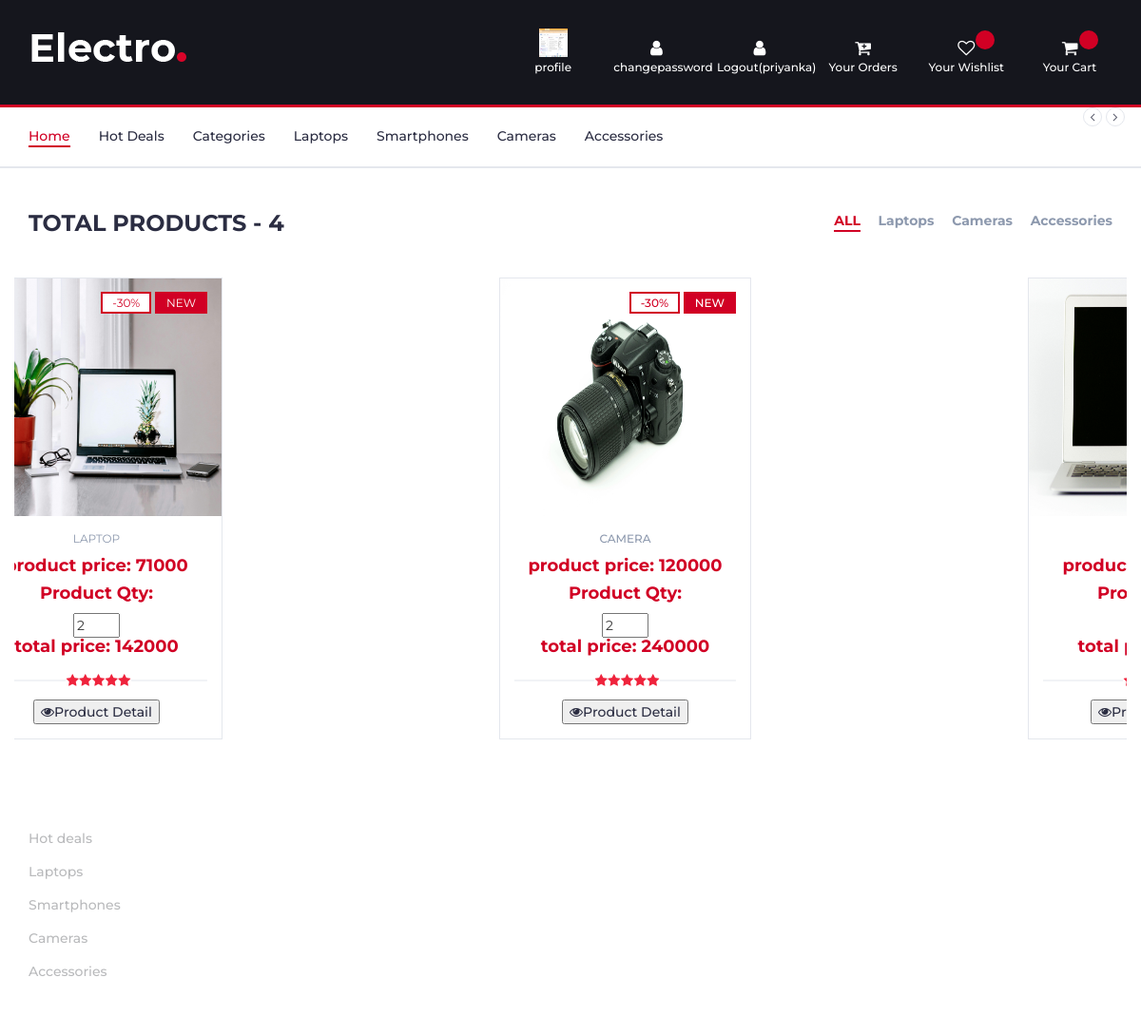
Screenshot of /myorder/ (signed in) with the database file from the repository.
### myapp/models.py (models this page shows, shortened)
class User(models.Model):
	fname=models.CharField(max_length=100)
	lname=models.CharField(max_length=100)
	email=models.EmailField(max_length=100)
	mobile=models.PositiveIntegerField(max_length=100)
	address=models.TextField(max_length=100)
	password=models.CharField(max_length=100)
	profile_pic=models.ImageField(upload_to="profile_pic/",default="")
	usertype=models.CharField(max_length=100,default="buyer")

class Cart(models.Model):
	user=models.ForeignKey(User,on_delete=models.CASCADE)
	product=models.ForeignKey(Product,on_delete=models.CASCADE)
	product_price=models.PositiveIntegerField()
	product_qty=models.PositiveIntegerField(default=1)
	total_price=models.PositiveIntegerField()
	payment_status=models.BooleanField(default=False)

class Product(models.Model):
	seller=models.ForeignKey(User,on_delete=models.CASCADE)
	choice1=(
		("Laptop","Laptop"),
		("Acsessories","Acsessories"),
		("camera","camera"),
	)
	product_category=models.CharField(max_length=100,choices=choice1)
	product_name=models.CharField(max_length=100)
	product_price=models.PositiveIntegerField()
	product_desc=models.TextField()
	product_image=models.ImageField(upload_to="product_image")

### myapp/views.py (the view)
# urls.py: path('myorder/', views.myorder, name='myorder'),
def myorder(request):
	user=User.objects.get(email=request.session['email'])
	carts=Cart.objects.filter(user=user,payment_status=True)
	return render (request,'myorder.html',{'carts':carts})

### myapp/templates/myorder.html (shortened to what this page needs)
{% extends 'header.html' %}
{% load static %}
{% block content %}
<!DOCTYPE html>
<html lang="en">
<head>
</head>
<body>
		<div class="section">
			<div class="container">
				<div class="row">
					<div class="col-md-12">
						<div class="section-title">
							{% if carts %}
							<h3 class="title">Total Products - {{carts.count}}</h3>
							{% else %}
							<h3 class="title">No orders in Cart</h3>
							{% endif %}
							<div class="section-nav">
								<ul class="section-tab-nav tab-nav">
									<li class="active"><a href="{% url 'seller-view-product'%}">ALL</a></li>
									<li><a href="{% url 'seller-view-laptop' %}">Laptops</a></li>
									<li><a href="{% url 'seller-view-camera' %}">Cameras</a></li>
									<li><a href="{% url 'seller-view-acsessories' %}">Accessories</a></li>
								</ul>
							</div>
						</div>
					</div>
					<div class="col-md-12">
						<div class="row">
							<div class="products-tabs">
								<div id="tab1" class="tab-pane active">
									<div class="products-slick" data-nav="#slick-nav-1">
										{% for i in carts %}
										<div class="product">
											<div class="product-img">
												<img src="{{i.product.product_image.url}}" alt="" width="250px" height="250px">
												<div class="product-label">
													<span class="sale">-30%</span>
													<span class="new">NEW</span>
												</div>
											</div>
											<div class="product-body">
												<p class="product-category">{{i.product.product_category}}</p>
												<h4 class="product-price"> product price: {{i.product_price}}</h4>
												<form method="post" action="{% url 'change-qty' %}">
													<h4 class="product-price">Product Qty:</h4>
													<input type="number" name="product_qty" value="{{i.product_qty}}" min="1" max="10" onchange="this.form.submit()" readonly>
												</form>
												<h4 class="product-price"> total price: {{i.total_price}}</h4>
												<div class="product-rating">
													<i class="fa fa-star"></i>
													<i class="fa fa-star"></i>
													<i class="fa fa-star"></i>
													<i class="fa fa-star"></i>
													<i class="fa fa-star"></i>
												</div>
												<div class="product-btns">
													<a href="{%url 'product-details' pk=i.product.pk %}"><button type="button" class="quick-view"><i class="fa fa-eye"></i><span class="tooltipp">Product Detail</span></button>
												</div>
											</div>
										</div>
										{% endfor%}
								</div>
							</div>
						</div>
					</div>
				</div>
	</body>
</html>
{% endblock %}

### myapp/templates/header.html (shortened to what this page needs)
{% load static %}
<!DOCTYPE html>
<html lang="en">
	<head>
		<link type="text/css" rel="stylesheet" href="{% static 'css/bootstrap.min.css' %}"/>
		<link type="text/css" rel="stylesheet" href="{% static 'css/slick.css' %}"/>
		<link type="text/css" rel="stylesheet" href="{% static 'css/slick-theme.css' %}"/>
		<link type="text/css" rel="stylesheet" href="{% static 'css/nouislider.min.css' %}"/>
		<link rel="stylesheet" href="{% static 'css/font-awesome.min.css' %}">
		<link type="text/css" rel="stylesheet" href="{% static 'css/style.css' %}"/>
    </head>
	<body>
		<header>
			<div id="header">
				<div class="container">
					<div class="row">
						<div class="col-md-3">
							<div class="header-logo">
								<a href="/" class="logo">
									<img src="{% static 'img/logo.png'%}" alt="">
								</a>
							</div>
						</div>
						<div class="col-md-9 clearfix">
							<div class="header-ctn">
								{% if request.session.email%}
								<div>
									<a href="{% url 'profile'%}">
										<i><img src="{{request.session.profile_pic}}" width="30px" height="30px"></i>
										<span>profile</span>
									</a>
								</div>
								<div>
									<a href="{% url 'change-password'%}">
										<i class="fa fa-user"></i>
										<span>changepassword</span>
									</a>
								</div>
								<div>
									<a href="{% url 'logout'%}">
										<i class="fa fa-user"></i>
										<span>Logout({{request.session.fname}})</span>
									</a>
								</div>
								{% endif %}
								<div>
									<a href="{% url 'myorder'%}">
										<i class="fa fa-cart-plus"></i>
										<span>Your Orders </span>
									</a>
								</div>
								<div>
									<a href="{% url 'wishlist'%}">
										<i class="fa fa-heart-o"></i>
										<span>Your Wishlist</span>
										<div class="qty">{{request.session.wishlist_count}}</div>
									</a>
								</div>
								<div class="dropdown">
									<a class="dropdown-toggle" data-toggle="dropdown" aria-expanded="true">
										<i class="fa fa-shopping-cart"></i>
										<span>Your Cart</span>
										<div class="qty">{{request.session.cart_count}}</div>
									</a>
								</div>
							</div>
						</div>
					</div>
				</div>
			</div>
		</header>
		<nav id="navigation">
			<div class="container">
				<div id="responsive-nav">
					<ul class="main-nav nav navbar-nav">
						<li class="active"><a href="/">Home</a></li>
						<li><a href="#">Hot Deals</a></li>
						<li><a href="#">Categories</a></li>
						<li><a href="#">Laptops</a></li>
						<li><a href="#">Smartphones</a></li>
						<li><a href="#">Cameras</a></li>
						<li><a href="#">Accessories</a></li>
					</ul>
				</div>
				<div id="slick-nav-1" class="products-slick-nav"></div>
			</div>
		</nav>
		{% block content %}
		{% endblock %}
		<footer id="footer">
						<div class="col-md-3 col-xs-6">
							<div class="footer">
								<h3 class="footer-title">Categories</h3>
								<ul class="footer-links">
									<li><a href="#">Hot deals</a></li>
									<li><a href="#">Laptops</a></li>
									<li><a href="#">Smartphones</a></li>
									<li><a href="#">Cameras</a></li>
									<li><a href="#">Accessories</a></li>
								</ul>
							</div>
						</div>
	</footer>
	</body>
</html>

### rows the page displays
User: session.fname "priyanka"
Cart: product.product_image (picture), product.product_category "LAPTOP", product_price "71000", product_qty "2", total_price "142000"
Cart: product.product_image (picture), product.product_category "CAMERA", product_price "120000", product_qty "2", total_price "240000"
Cart: product.product_image (picture)

### other values shown
{{ carts.count }} "4"
